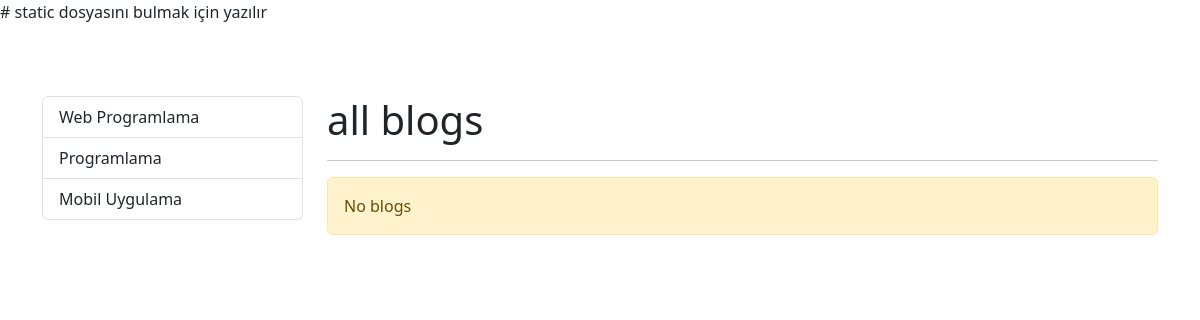
Screenshot of /blogs with the database file from the repository.
### blog/models.py (models this page shows, shortened)
class Category(models.Model):
    name = models.CharField(max_length=150)
    slug = models.SlugField(null=False, blank=True, db_index=True, editable=False) #bi sıkıntı var ama hayırlısı

### blog/views.py (the view)
# urls.py: path("blogs", views.blog, name="blogs" ),
def blog(request):
    context = {
        "blogs": Blog.objects.filter(is_active=True),
        "categories": Category.objects.all()
    }
    return render(request,"blog/blogs.html",context)

### blog/templates/blog/blogs.html (shortened to what this page needs)
{% extends "base.html" %}
{%block content%}
<div class="container mt-3">
        <div class="row">
            <div class="col-3">
                {% include 'partials/_categories.html' %}
            </div>
            <div class="col-9">
                <h1> all blogs </h1>
                <hr>
                {% if logs|length > 0  %}
                    {% for blog in blogs %}
                        {% if blog.is_active %}
                            {% include 'blog/partials/_blog.html' %}
                        {% endif %}
                    {% endfor %}
                {% else %}
                    <div class="alert alert-warning"> No blogs </div>
                {% endif %}
            </div>
        </div>
    </div>
{%endblock%}

### templates/partials/_categories.html
<div class="list-group">
    {% for category in categories %}
        {% if category.slug == selected_category %}
            <a class="list-group-item list-group-item-action active" href="{% url "blogs_by_category"  category.slug %}">{{ category.name|title }}</a>
        {% else %}
            <a class="list-group-item list-group-item-action " href="{% url "blogs_by_category"  category.slug %}">{{ category.name|title }}</a>
        {% endif %}
    {% endfor %}
</div>

### rows the page displays
Category: name "Web Programlama"
Category: name "Programlama"
Category: name "Mobil Uygulama"
